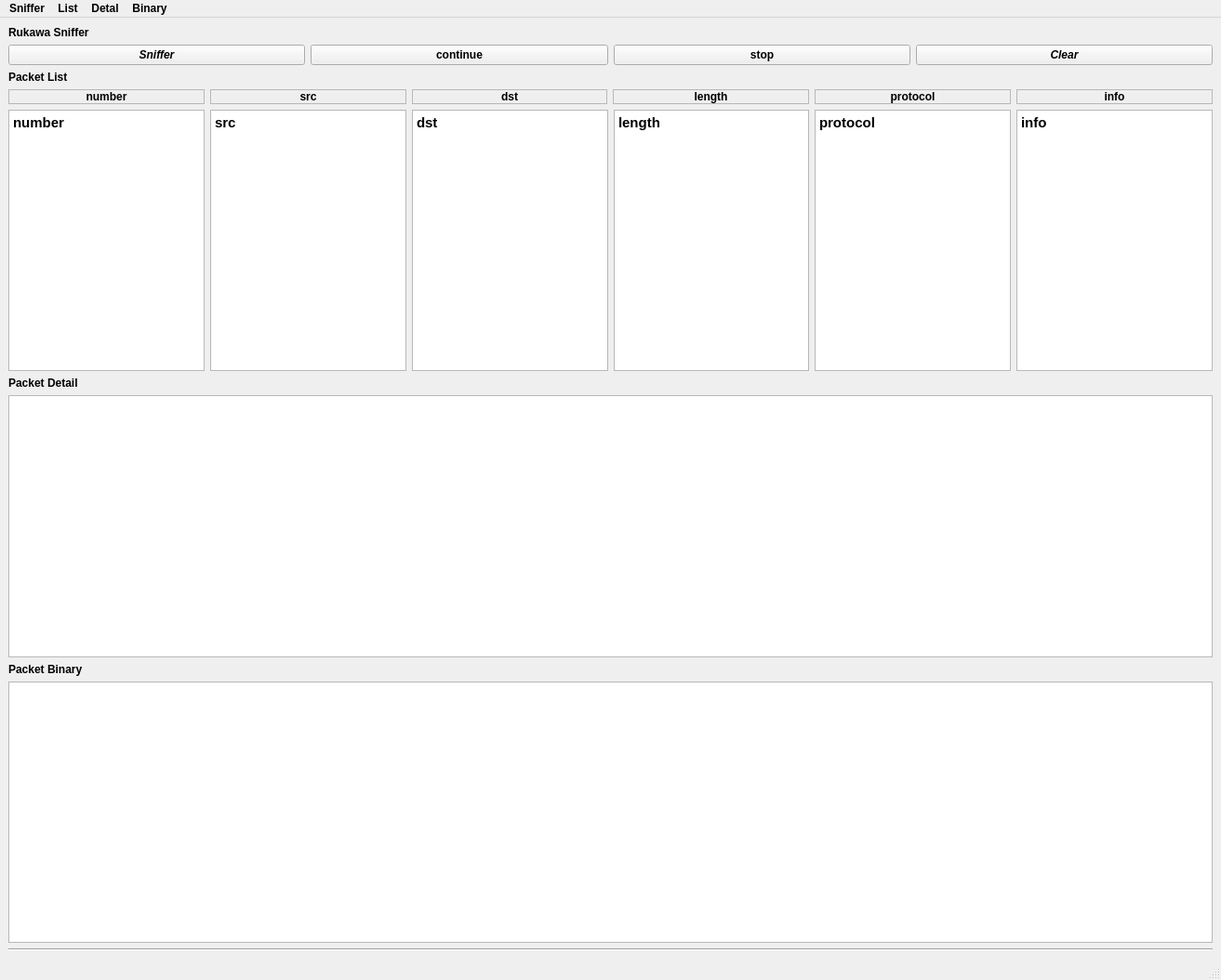
<?xml version="1.0" encoding="UTF-8"?>
<ui version="4.0">
 <class>MainWindow</class>
 <widget class="QMainWindow" name="MainWindow">
  <property name="geometry">
   <rect>
    <x>0</x>
    <y>0</y>
    <width>1313</width>
    <height>1054</height>
   </rect>
  </property>
  <property name="font">
   <font>
    <weight>75</weight>
    <bold>true</bold>
   </font>
  </property>
  <property name="windowTitle">
   <string>Rukawa</string>
  </property>
  <widget class="QWidget" name="centralwidget">
   <layout class="QVBoxLayout" name="verticalLayout">
    <item>
     <widget class="QLabel" name="label">
      <property name="autoFillBackground">
       <bool>false</bool>
      </property>
      <property name="text">
       <string>Rukawa Sniffer</string>
      </property>
     </widget>
    </item>
    <item>
     <layout class="QHBoxLayout" name="horizontalLayout_4">
      <item>
       <widget class="QPushButton" name="ListButton">
        <property name="font">
         <font>
          <italic>true</italic>
         </font>
        </property>
        <property name="text">
         <string>Sniffer</string>
        </property>
       </widget>
      </item>
      <item>
       <widget class="QPushButton" name="continueBtn">
        <property name="text">
         <string>continue</string>
        </property>
       </widget>
      </item>
      <item>
       <widget class="QPushButton" name="stopBtn">
        <property name="text">
         <string>stop</string>
        </property>
       </widget>
      </item>
      <item>
       <widget class="QPushButton" name="Btnclear">
        <property name="font">
         <font>
          <italic>true</italic>
         </font>
        </property>
        <property name="text">
         <string>Clear</string>
        </property>
       </widget>
      </item>
     </layout>
    </item>
    <item>
     <widget class="QLabel" name="label_3">
      <property name="text">
       <string>Packet List</string>
      </property>
     </widget>
    </item>
    <item>
     <layout class="QVBoxLayout" name="verticalList">
      <item>
       <layout class="QHBoxLayout" name="horizontalListBar">
        <item>
         <widget class="QLabel" name="label_5">
          <property name="frameShape">
           <enum>QFrame::StyledPanel</enum>
          </property>
          <property name="text">
           <string>number</string>
          </property>
          <property name="alignment">
           <set>Qt::AlignCenter</set>
          </property>
         </widget>
        </item>
        <item>
         <widget class="QLabel" name="label_6">
          <property name="frameShape">
           <enum>QFrame::StyledPanel</enum>
          </property>
          <property name="text">
           <string>src</string>
          </property>
          <property name="alignment">
           <set>Qt::AlignCenter</set>
          </property>
         </widget>
        </item>
        <item>
         <widget class="QLabel" name="label_7">
          <property name="frameShape">
           <enum>QFrame::StyledPanel</enum>
          </property>
          <property name="text">
           <string>dst</string>
          </property>
          <property name="alignment">
           <set>Qt::AlignCenter</set>
          </property>
         </widget>
        </item>
        <item>
         <widget class="QLabel" name="label_9">
          <property name="frameShape">
           <enum>QFrame::StyledPanel</enum>
          </property>
          <property name="text">
           <string>length</string>
          </property>
          <property name="alignment">
           <set>Qt::AlignCenter</set>
          </property>
         </widget>
        </item>
        <item>
         <widget class="QLabel" name="label_8">
          <property name="frameShape">
           <enum>QFrame::StyledPanel</enum>
          </property>
          <property name="text">
           <string>protocol</string>
          </property>
          <property name="alignment">
           <set>Qt::AlignCenter</set>
          </property>
         </widget>
        </item>
        <item>
         <widget class="QLabel" name="label_10">
          <property name="frameShape">
           <enum>QFrame::StyledPanel</enum>
          </property>
          <property name="text">
           <string>info</string>
          </property>
          <property name="scaledContents">
           <bool>false</bool>
          </property>
          <property name="alignment">
           <set>Qt::AlignCenter</set>
          </property>
         </widget>
        </item>
       </layout>
      </item>
     </layout>
    </item>
    <item>
     <layout class="QHBoxLayout" name="horizontalLayout_3">
      <item>
       <widget class="QTextBrowser" name="ListNumber">
        <property name="html">
         <string>&lt;!DOCTYPE HTML PUBLIC &quot;-//W3C//DTD HTML 4.0//EN&quot; &quot;http://www.w3.org/TR/REC-html40/strict.dtd&quot;&gt;
&lt;html&gt;&lt;head&gt;&lt;meta name=&quot;qrichtext&quot; content=&quot;1&quot; /&gt;&lt;style type=&quot;text/css&quot;&gt;
p, li { white-space: pre-wrap; }
&lt;/style&gt;&lt;/head&gt;&lt;body style=&quot; font-family:'Ubuntu'; font-size:11pt; font-weight:600; font-style:normal;&quot;&gt;
&lt;p style=&quot; margin-top:0px; margin-bottom:0px; margin-left:0px; margin-right:0px; -qt-block-indent:0; text-indent:0px;&quot;&gt;number&lt;/p&gt;&lt;/body&gt;&lt;/html&gt;</string>
        </property>
       </widget>
      </item>
      <item>
       <widget class="QTextBrowser" name="ListSrc">
        <property name="html">
         <string>&lt;!DOCTYPE HTML PUBLIC &quot;-//W3C//DTD HTML 4.0//EN&quot; &quot;http://www.w3.org/TR/REC-html40/strict.dtd&quot;&gt;
&lt;html&gt;&lt;head&gt;&lt;meta name=&quot;qrichtext&quot; content=&quot;1&quot; /&gt;&lt;style type=&quot;text/css&quot;&gt;
p, li { white-space: pre-wrap; }
&lt;/style&gt;&lt;/head&gt;&lt;body style=&quot; font-family:'Ubuntu'; font-size:11pt; font-weight:600; font-style:normal;&quot;&gt;
&lt;p style=&quot; margin-top:0px; margin-bottom:0px; margin-left:0px; margin-right:0px; -qt-block-indent:0; text-indent:0px;&quot;&gt;src&lt;/p&gt;&lt;/body&gt;&lt;/html&gt;</string>
        </property>
       </widget>
      </item>
      <item>
       <widget class="QTextBrowser" name="ListDst">
        <property name="html">
         <string>&lt;!DOCTYPE HTML PUBLIC &quot;-//W3C//DTD HTML 4.0//EN&quot; &quot;http://www.w3.org/TR/REC-html40/strict.dtd&quot;&gt;
&lt;html&gt;&lt;head&gt;&lt;meta name=&quot;qrichtext&quot; content=&quot;1&quot; /&gt;&lt;style type=&quot;text/css&quot;&gt;
p, li { white-space: pre-wrap; }
&lt;/style&gt;&lt;/head&gt;&lt;body style=&quot; font-family:'Ubuntu'; font-size:11pt; font-weight:600; font-style:normal;&quot;&gt;
&lt;p style=&quot; margin-top:0px; margin-bottom:0px; margin-left:0px; margin-right:0px; -qt-block-indent:0; text-indent:0px;&quot;&gt;dst&lt;/p&gt;&lt;/body&gt;&lt;/html&gt;</string>
        </property>
       </widget>
      </item>
      <item>
       <widget class="QTextBrowser" name="ListLength">
        <property name="html">
         <string>&lt;!DOCTYPE HTML PUBLIC &quot;-//W3C//DTD HTML 4.0//EN&quot; &quot;http://www.w3.org/TR/REC-html40/strict.dtd&quot;&gt;
&lt;html&gt;&lt;head&gt;&lt;meta name=&quot;qrichtext&quot; content=&quot;1&quot; /&gt;&lt;style type=&quot;text/css&quot;&gt;
p, li { white-space: pre-wrap; }
&lt;/style&gt;&lt;/head&gt;&lt;body style=&quot; font-family:'Ubuntu'; font-size:11pt; font-weight:600; font-style:normal;&quot;&gt;
&lt;p style=&quot; margin-top:0px; margin-bottom:0px; margin-left:0px; margin-right:0px; -qt-block-indent:0; text-indent:0px;&quot;&gt;length&lt;/p&gt;&lt;/body&gt;&lt;/html&gt;</string>
        </property>
       </widget>
      </item>
      <item>
       <widget class="QTextBrowser" name="ListProtocol">
        <property name="html">
         <string>&lt;!DOCTYPE HTML PUBLIC &quot;-//W3C//DTD HTML 4.0//EN&quot; &quot;http://www.w3.org/TR/REC-html40/strict.dtd&quot;&gt;
&lt;html&gt;&lt;head&gt;&lt;meta name=&quot;qrichtext&quot; content=&quot;1&quot; /&gt;&lt;style type=&quot;text/css&quot;&gt;
p, li { white-space: pre-wrap; }
&lt;/style&gt;&lt;/head&gt;&lt;body style=&quot; font-family:'Ubuntu'; font-size:11pt; font-weight:600; font-style:normal;&quot;&gt;
&lt;p style=&quot; margin-top:0px; margin-bottom:0px; margin-left:0px; margin-right:0px; -qt-block-indent:0; text-indent:0px;&quot;&gt;protocol&lt;/p&gt;&lt;/body&gt;&lt;/html&gt;</string>
        </property>
       </widget>
      </item>
      <item>
       <widget class="QTextBrowser" name="ListInfo">
        <property name="html">
         <string>&lt;!DOCTYPE HTML PUBLIC &quot;-//W3C//DTD HTML 4.0//EN&quot; &quot;http://www.w3.org/TR/REC-html40/strict.dtd&quot;&gt;
&lt;html&gt;&lt;head&gt;&lt;meta name=&quot;qrichtext&quot; content=&quot;1&quot; /&gt;&lt;style type=&quot;text/css&quot;&gt;
p, li { white-space: pre-wrap; }
&lt;/style&gt;&lt;/head&gt;&lt;body style=&quot; font-family:'Ubuntu'; font-size:11pt; font-weight:600; font-style:normal;&quot;&gt;
&lt;p style=&quot; margin-top:0px; margin-bottom:0px; margin-left:0px; margin-right:0px; -qt-block-indent:0; text-indent:0px;&quot;&gt;info&lt;/p&gt;&lt;/body&gt;&lt;/html&gt;</string>
        </property>
       </widget>
      </item>
     </layout>
    </item>
    <item>
     <widget class="QLabel" name="label_2">
      <property name="text">
       <string>Packet Detail</string>
      </property>
     </widget>
    </item>
    <item>
     <widget class="QTextBrowser" name="DetailText">
      <property name="html">
       <string>&lt;!DOCTYPE HTML PUBLIC &quot;-//W3C//DTD HTML 4.0//EN&quot; &quot;http://www.w3.org/TR/REC-html40/strict.dtd&quot;&gt;
&lt;html&gt;&lt;head&gt;&lt;meta name=&quot;qrichtext&quot; content=&quot;1&quot; /&gt;&lt;style type=&quot;text/css&quot;&gt;
p, li { white-space: pre-wrap; }
&lt;/style&gt;&lt;/head&gt;&lt;body style=&quot; font-family:'Ubuntu'; font-size:11pt; font-weight:600; font-style:normal;&quot;&gt;
&lt;p style=&quot;-qt-paragraph-type:empty; margin-top:0px; margin-bottom:0px; margin-left:0px; margin-right:0px; -qt-block-indent:0; text-indent:0px;&quot;&gt;&lt;br /&gt;&lt;/p&gt;&lt;/body&gt;&lt;/html&gt;</string>
      </property>
     </widget>
    </item>
    <item>
     <widget class="QLabel" name="label_4">
      <property name="text">
       <string>Packet Binary</string>
      </property>
     </widget>
    </item>
    <item>
     <widget class="QTextBrowser" name="Binarytext">
      <property name="html">
       <string>&lt;!DOCTYPE HTML PUBLIC &quot;-//W3C//DTD HTML 4.0//EN&quot; &quot;http://www.w3.org/TR/REC-html40/strict.dtd&quot;&gt;
&lt;html&gt;&lt;head&gt;&lt;meta name=&quot;qrichtext&quot; content=&quot;1&quot; /&gt;&lt;style type=&quot;text/css&quot;&gt;
p, li { white-space: pre-wrap; }
&lt;/style&gt;&lt;/head&gt;&lt;body style=&quot; font-family:'Ubuntu'; font-size:11pt; font-weight:600; font-style:normal;&quot;&gt;
&lt;p style=&quot;-qt-paragraph-type:empty; margin-top:0px; margin-bottom:0px; margin-left:0px; margin-right:0px; -qt-block-indent:0; text-indent:0px;&quot;&gt;&lt;br /&gt;&lt;/p&gt;&lt;/body&gt;&lt;/html&gt;</string>
      </property>
     </widget>
    </item>
    <item>
     <widget class="Line" name="line">
      <property name="orientation">
       <enum>Qt::Horizontal</enum>
      </property>
     </widget>
    </item>
   </layout>
  </widget>
  <widget class="QMenuBar" name="menubar">
   <property name="geometry">
    <rect>
     <x>0</x>
     <y>0</y>
     <width>1313</width>
     <height>28</height>
    </rect>
   </property>
   <widget class="QMenu" name="menuSniffer">
    <property name="title">
     <string>Sniffer</string>
    </property>
   </widget>
   <widget class="QMenu" name="menuDetail">
    <property name="title">
     <string>List</string>
    </property>
   </widget>
   <widget class="QMenu" name="menuDetal">
    <property name="title">
     <string>Detal</string>
    </property>
   </widget>
   <widget class="QMenu" name="menuBinary">
    <property name="title">
     <string>Binary</string>
    </property>
   </widget>
   <addaction name="menuSniffer"/>
   <addaction name="menuDetail"/>
   <addaction name="menuDetal"/>
   <addaction name="menuBinary"/>
  </widget>
  <widget class="QStatusBar" name="statusbar"/>
 </widget>
 <resources/>
 <connections>
  <connection>
   <sender>Btnclear</sender>
   <signal>clicked()</signal>
   <receiver>DetailText</receiver>
   <slot>clear()</slot>
   <hints>
    <hint type="sourcelabel">
     <x>983</x>
     <y>72</y>
    </hint>
    <hint type="destinationlabel">
     <x>655</x>
     <y>576</y>
    </hint>
   </hints>
  </connection>
  <connection>
   <sender>Btnclear</sender>
   <signal>clicked()</signal>
   <receiver>Binarytext</receiver>
   <slot>clear()</slot>
   <hints>
    <hint type="sourcelabel">
     <x>983</x>
     <y>72</y>
    </hint>
    <hint type="destinationlabel">
     <x>655</x>
     <y>893</y>
    </hint>
   </hints>
  </connection>
  <connection>
   <sender>Btnclear</sender>
   <signal>clicked()</signal>
   <receiver>ListNumber</receiver>
   <slot>clear()</slot>
   <hints>
    <hint type="sourcelabel">
     <x>981</x>
     <y>73</y>
    </hint>
    <hint type="destinationlabel">
     <x>114</x>
     <y>279</y>
    </hint>
   </hints>
  </connection>
  <connection>
   <sender>Btnclear</sender>
   <signal>clicked()</signal>
   <receiver>ListSrc</receiver>
   <slot>clear()</slot>
   <hints>
    <hint type="sourcelabel">
     <x>981</x>
     <y>73</y>
    </hint>
    <hint type="destinationlabel">
     <x>331</x>
     <y>279</y>
    </hint>
   </hints>
  </connection>
  <connection>
   <sender>Btnclear</sender>
   <signal>clicked()</signal>
   <receiver>ListDst</receiver>
   <slot>clear()</slot>
   <hints>
    <hint type="sourcelabel">
     <x>981</x>
     <y>73</y>
    </hint>
    <hint type="destinationlabel">
     <x>547</x>
     <y>279</y>
    </hint>
   </hints>
  </connection>
  <connection>
   <sender>Btnclear</sender>
   <signal>clicked()</signal>
   <receiver>ListLength</receiver>
   <slot>clear()</slot>
   <hints>
    <hint type="sourcelabel">
     <x>981</x>
     <y>73</y>
    </hint>
    <hint type="destinationlabel">
     <x>764</x>
     <y>279</y>
    </hint>
   </hints>
  </connection>
  <connection>
   <sender>Btnclear</sender>
   <signal>clicked()</signal>
   <receiver>ListProtocol</receiver>
   <slot>clear()</slot>
   <hints>
    <hint type="sourcelabel">
     <x>981</x>
     <y>73</y>
    </hint>
    <hint type="destinationlabel">
     <x>980</x>
     <y>279</y>
    </hint>
   </hints>
  </connection>
  <connection>
   <sender>Btnclear</sender>
   <signal>clicked()</signal>
   <receiver>ListInfo</receiver>
   <slot>clear()</slot>
   <hints>
    <hint type="sourcelabel">
     <x>981</x>
     <y>73</y>
    </hint>
    <hint type="destinationlabel">
     <x>1197</x>
     <y>279</y>
    </hint>
   </hints>
  </connection>
 </connections>
</ui>
